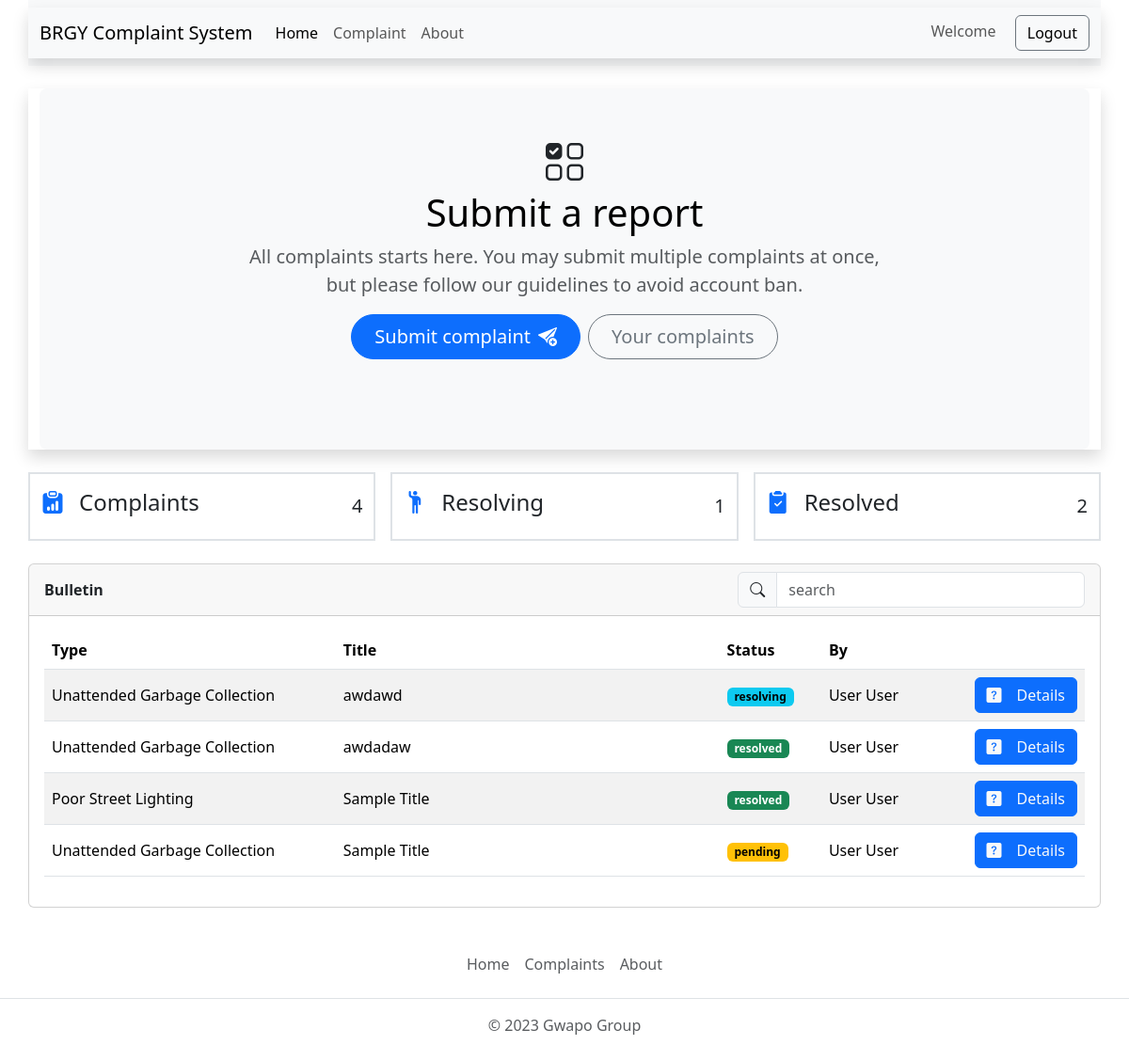
/dist/user/complaintBulletin.php, run on the app's committed database.
### tables this page shows
CREATE TABLE `system_info` (
  `id` int(11) NOT NULL,
  `label` varchar(32) NOT NULL,
  `content` text NOT NULL
);

CREATE TABLE `tb_usercomplain` (
  `usrcomp_id` int(11) NOT NULL,
  `usercomp_type` int(11) NOT NULL,
  `usrcomp_title` text NOT NULL,
  `usrcomp_mess` text NOT NULL,
  `usrcomp_status` int(1) NOT NULL,
  `usrcomp_reqBy` int(11) NOT NULL
);

CREATE TABLE `tb_complaintype` (
  `comp_id` int(11) NOT NULL,
  `comp_name` text NOT NULL
);

CREATE TABLE `tb_complainstatus` (
  `comstat_id` int(11) NOT NULL,
  `comstat_label` text NOT NULL
);

CREATE TABLE `tb_user` (
  `user_id` int(11) NOT NULL,
  `user_type` tinyint(1) NOT NULL,
  `firstname` varchar(200) NOT NULL,
  `lastname` varchar(200) NOT NULL,
  `address` varchar(200) NOT NULL,
  `username` varchar(200) NOT NULL,
  `password` varchar(200) NOT NULL
);

### dist/user/complaintBulletin.php (the view, shortened to what this page needs)
<?php
require '../../database/connect.php';
$combul_header = $conn->query("SELECT content FROM system_info WHERE label = 'combul_header'")->fetch_column();
$combul_content = $conn->query("SELECT content FROM system_info WHERE label = 'combul_content'")->fetch_column();
$complaints_query = $conn->query(
   "SELECT * FROM tb_usercomplain as a
      INNER JOIN tb_complaintype as b
         ON a.usercomp_type = b.comp_id
      INNER JOIN tb_complainstatus as c
         ON a.usrcomp_status = c.comstat_id
      INNER JOIN tb_user as d
         ON a.usrcomp_reqBy = d.user_id"
);
?>
<!DOCTYPE html>
<html lang="en">
<head>
   <link rel="stylesheet" href="../../src/bootstrap/css/bootstrap.css">
   <link rel="stylesheet" href="../../src/icons/bootstrap-icons.css">
   <link rel="stylesheet" href="style/style.css">
</head>
<body>
   <?php include '../components/navbar.php' ?>
   <section class="container my-4 shadow relative">
      <div class="p-5 text-center bg-body-tertiary rounded-3">
         <i class="bi bi-ui-checks-grid mt-4 mb-3 fs-1"></i>
         <h1 class="text-body-emphasis"><?php echo $combul_header ?></h1>
         <p class="col-lg-8 mx-auto fs-5 text-muted">
            <?php echo $combul_content ?>
         </p>
         <div class="d-inline-flex gap-2 mb-5">
            <button class="d-inline-flex align-items-center btn btn-primary btn-lg px-4 rounded-pill" type="button" data-bs-toggle="modal" data-bs-target="#addcom_modal">
               Submit complaint
               <i class="bi bi-send-plus-fill ms-2"></i>
            </button>
            <a href="complaintUser.php" class="btn btn-outline-secondary btn-lg px-4 rounded-pill" type="button">
               Your complaints
            </a>
         </div>
      </div>
   </section>
   <?php include '../components/complaintsCounterv2.php' ?>
   <section class="container w-100 p-0">
      <div class="card">
         <div class="card-header d-flex justify-content-between align-items-center">
            <div class="col-8 fw-bold">Bulletin</div>
            <div class="col-4">
               <div class="input-group">
                  <span class="input-group-text" id="basic-addon1"><i class="bi bi-search"></i></span>
                  <input type="search" id="com_search" class="form-control" placeholder="search" aria-label="search" aria-describedby="basic-addon1">
               </div>
            </div>
         </div>
         <div class="card-body">
            <table id="complaint_tbl" class="table table-striped">
               <thead>
                  <th style="width: 30%;">Type</th>
                  <th style="width: 40%;">Title</th>
                  <th style="width: 10%;">Status</th>
                  <th style="width: 15%;">By</th>
                  <th style="width: 5%;"></th>
               </thead>
               <tbody>
                  <?php
                  foreach ($complaints_query as $data) {
                  ?>
                     <tr id="<?php echo $data['usrcomp_id'] ?>" class="align-middle">
                        <td><?php echo $data['comp_name'] ?></td>
                        <td><?php echo $data['usrcomp_title'] ?></td>
                        <td>
                           <?php
                           if ($data['usrcomp_status'] == 1) {
                              echo '<span class="badge text-bg-warning">' . $data['comstat_label'] . '</span>';
                           } else if ($data['usrcomp_status'] == 2) {
                              echo '<span class="badge text-bg-info">' . $data['comstat_label'] . '</span>';
                           } else if ($data['usrcomp_status'] == 3) {
                              echo '<span class="badge text-bg-success">' . $data['comstat_label'] . '</span>';
                           }
                           ?>
                        </td>
                        <td>
                           <span class="text-capitalize">
                              <?php echo $data['firstname'] . ' ' ?>
                           </span>
                           <span class="text-capitalize">
                              <?php echo $data['lastname'] ?>
                           </span>
                        </td>
                        <td>
                           <button class="details-btn btn btn-primary text-light d-flex align-items-center" type="button" data-bs-toggle="offcanvas" data-bs-target="#offcanvasRight" aria-controls="offcanvasRight"><i class="bi bi-question-square-fill me-3"></i>Details</button>
                        </td>
                     </tr>
                  <?php } ?>
               </tbody>
            </table>
         </div>
      </div>
   </section>
   <?php include '../components/footer.php' ?>
</body>
</html>

### data on the page
system_info: content "Submit a report"
system_info: content "All complaints starts here. You may submit multiple complaints at once, but please follow our guidelines to avoid account ban."
tb_usercomplain: usercomp_type.comp_name "Unattended Garbage Collection", usrcomp_title "awdawd", usrcomp_status.comstat_label "resolving", usrcomp_reqBy.firstname "User", usrcomp_reqBy.lastname "User"
tb_usercomplain: usercomp_type.comp_name "Unattended Garbage Collection", usrcomp_title "awdadaw", usrcomp_status.comstat_label "resolved", usrcomp_reqBy.firstname "User", usrcomp_reqBy.lastname "User"
tb_usercomplain: usercomp_type.comp_name "Poor Street Lighting", usrcomp_title "Sample Title", usrcomp_status.comstat_label "resolved", usrcomp_reqBy.firstname "User", usrcomp_reqBy.lastname "User"
tb_usercomplain: usercomp_type.comp_name "Unattended Garbage Collection", usrcomp_title "Sample Title", usrcomp_status.comstat_label "pending", usrcomp_reqBy.firstname "User", usrcomp_reqBy.lastname "User"

### other printed values
$total_complaints "4"
$resolving_complaints "1"
$resolved_complaints "2"
